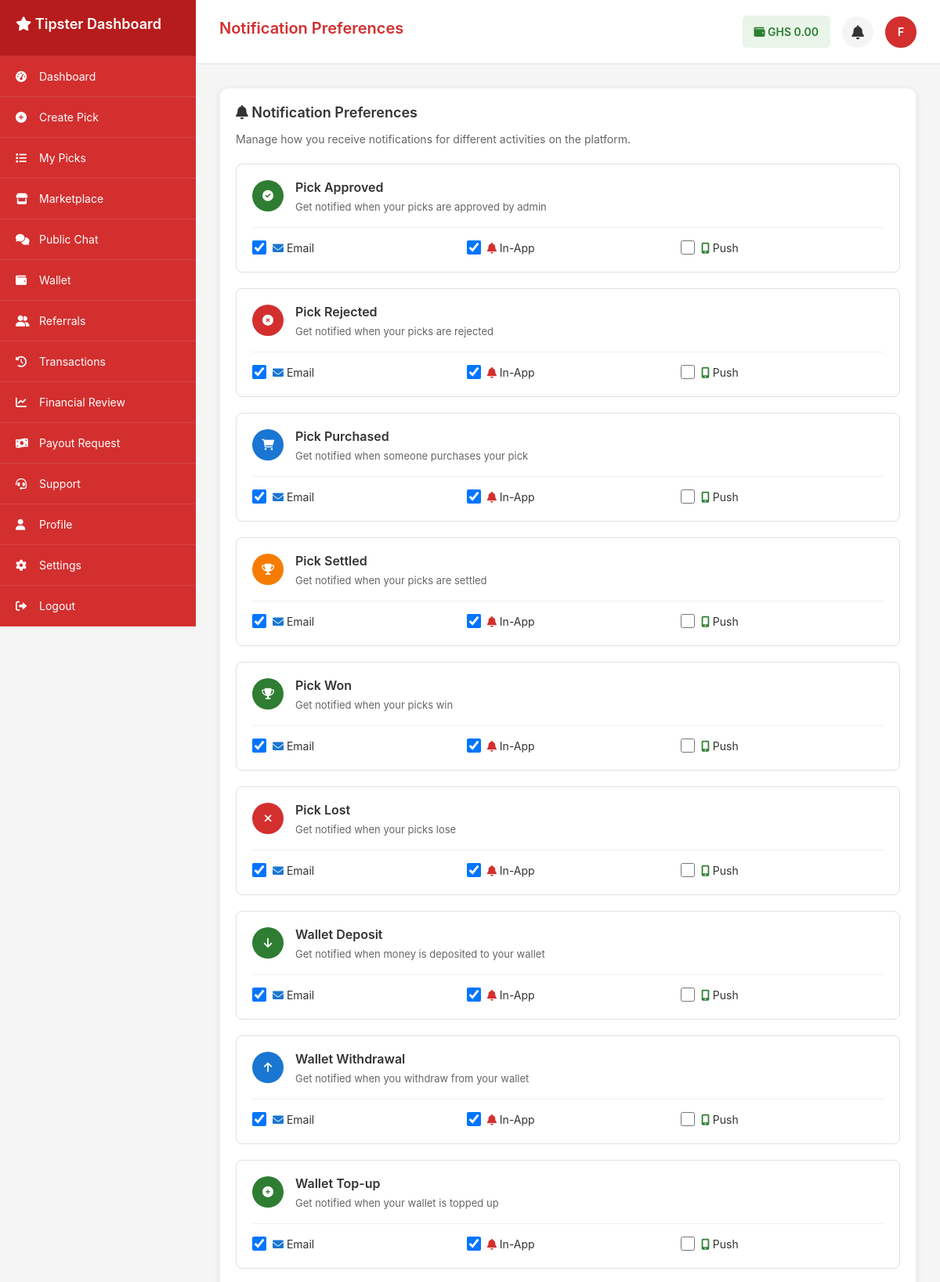
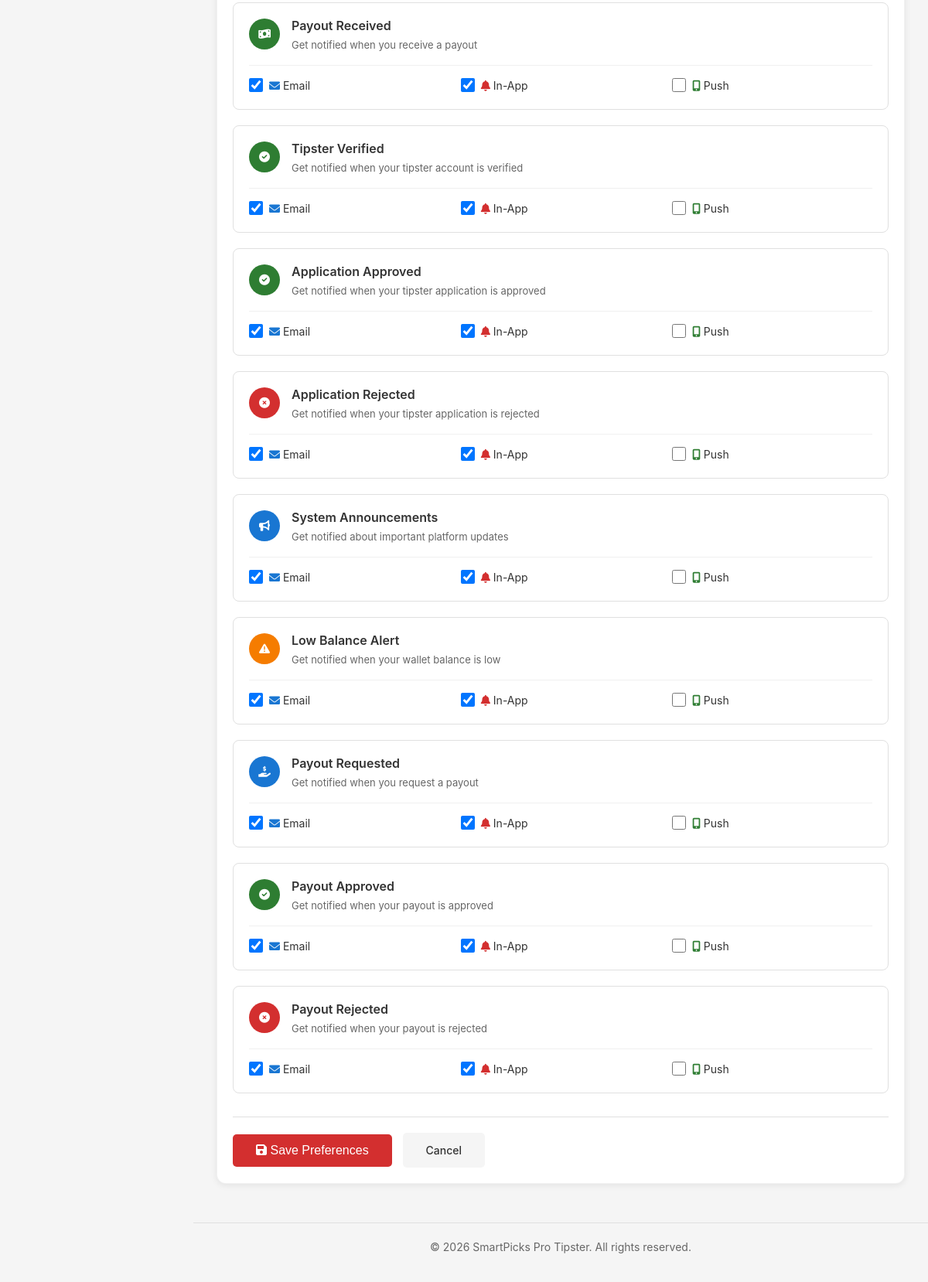
The app's page /notification_preferences (signed in) with its own data (2 pictures, top to bottom).
### tables this page shows
CREATE TABLE `users` (
  `id` int(11) NOT NULL AUTO_INCREMENT,
  `username` varchar(50) NOT NULL,
  `email` varchar(100) NOT NULL,
  `password` varchar(255) NOT NULL,
  `display_name` varchar(100) NOT NULL,
  `avatar` varchar(255) DEFAULT NULL,
  `role` enum('user','tipster','admin') DEFAULT 'user',
  `status` enum('active','inactive','suspended') DEFAULT 'active',
  `phone` varchar(20) DEFAULT NULL,
  `country` varchar(50) DEFAULT 'Ghana',
  `timezone` varchar(50) DEFAULT 'Africa/Accra',
  `last_login` datetime DEFAULT NULL,
  `created_at` datetime DEFAULT current_timestamp(),
  `updated_at` datetime DEFAULT current_timestamp() ON UPDATE current_timestamp(),
  `country_code` varchar(3) DEFAULT 'GHA',
  `flag_emoji` varchar(10) DEFAULT '??',
  `is_online` tinyint(1) DEFAULT 0,
  `last_activity` datetime DEFAULT NULL,
  `is_verified` tinyint(1) DEFAULT 0,
  `email_notifications` tinyint(1) DEFAULT 1,
  `sms_notifications` tinyint(1) DEFAULT 0,
  `push_notifications` tinyint(1) DEFAULT 1,
  `bio` text DEFAULT NULL,
  PRIMARY KEY (`id`),
  UNIQUE KEY `username` (`username`),
  UNIQUE KEY `email` (`email`),
  KEY `idx_username` (`username`),
  KEY `idx_email` (`email`),
  KEY `idx_role` (`role`),
  KEY `idx_status` (`status`),
  KEY `idx_country_code` (`country_code`),
  KEY `idx_is_online` (`is_online`)
);

CREATE TABLE IF NOT EXISTS `user_notification_preferences` (
    `id` INT(11) NOT NULL AUTO_INCREMENT,
    `user_id` INT(11) NOT NULL,
    `notification_type` VARCHAR(50) NOT NULL,
    `email_enabled` TINYINT(1) DEFAULT 1,
    `in_app_enabled` TINYINT(1) DEFAULT 1,
    `push_enabled` TINYINT(1) DEFAULT 0,
    `created_at` DATETIME DEFAULT CURRENT_TIMESTAMP,
    `updated_at` DATETIME DEFAULT CURRENT_TIMESTAMP ON UPDATE CURRENT_TIMESTAMP,
    PRIMARY KEY (`id`),
    UNIQUE KEY `unique_user_type` (`user_id`, `notification_type`),
    INDEX `idx_user_id` (`user_id`),
    FOREIGN KEY (`user_id`) REFERENCES `users`(`id`) ON DELETE CASCADE
);

### app/views/layouts/tipster_layout.php (the view, shortened to what the rows shown need)
<!DOCTYPE html>
<html lang="en">
<head>
    <link rel="stylesheet" href="https://cdnjs.cloudflare.com/ajax/libs/font-awesome/6.0.0-beta3/css/all.min.css">
</head>
<body>
    <div class="sidebar" id="sidebar">
        <div class="sidebar-header">
            <h2><i class="fas fa-star"></i> Tipster Dashboard</h2>
        </div>
    </div>
    <div class="main-content">
        <div class="page-header">
            <h1 class="page-title"><?php echo isset($pageTitle) ? $pageTitle : 'Tipster Dashboard'; ?></h1>
            <div class="tipster-info">
                <div class="tipster-avatar">
                    <?php
                    $avatarPath = '';
                    $usernameInitial = 'T';
                    if (isset($user)) {
                        $usernameInitial = strtoupper(substr($user['username'] ?? 'T', 0, 1));
                        if (!empty($user['avatar'])) {
                            $avatarPath = $user['avatar'];
                        } elseif (!empty($user['profile_image'])) {
                            $avatarPath = $user['profile_image'];
                        } elseif (!empty($user['avatar_url'])) {
                            $avatarPath = $user['avatar_url'];
                        }
                        if (!empty($avatarPath)) {
                            if (strpos($avatarPath, '/SmartPicksPro-Local/') === 0 || strpos($avatarPath, 'http') === 0) {
                                $avatarUrl = $avatarPath;
                            } elseif (strpos($avatarPath, 'storage/') === 0 || strpos($avatarPath, '/storage/') === 0) {
                                $avatarUrl = '/SmartPicksPro-Local/' . ltrim($avatarPath, '/');
                            } elseif (strpos($avatarPath, '/') === 0) {
                                $avatarUrl = '/SmartPicksPro-Local' . $avatarPath;
                            } else {
                                $avatarUrl = '/SmartPicksPro-Local/storage/uploads/' . $avatarPath;
                            }
                            echo '<img src="' . htmlspecialchars($avatarUrl) . '" alt="Profile Image" onerror="this.style.display=\'none\'; this.nextElementSibling.style.display=\'flex\';"><span style="display: none;">' . $usernameInitial . '</span>';
                        } else {
                            echo htmlspecialchars($usernameInitial);
                        }
                    } else {
                        echo htmlspecialchars($usernameInitial);
                    }
                    ?>
                </div>
            </div>
        </div>
        <div class="content-area">
            <?php echo isset($content) ? $content : ''; ?>
        </div>
    </div>
</body>
</html>

### app/controllers/notification_preferences.php (shortened to what the rows shown need)
<?php
require_once CONFIG_PATH . '/config.php';
require_once APP_PATH . '/models/Database.php';
require_once APP_PATH . '/models/NotificationService.php';
$db = Database::getInstance();
$notificationService = NotificationService::getInstance();
$userId = $_SESSION['user_id'];
$user = $db->fetch("SELECT * FROM users WHERE id = ?", [$userId]);
$currentPreferences = $notificationService->getAllPreferences($userId);
$prefsMap = [];
foreach ($currentPreferences as $pref) {
    $prefsMap[$pref['notification_type']] = $pref;
}
$userRole = $_SESSION['role'] ?? 'user';
$layoutFile = $userRole === 'admin' ? 'admin_layout.php' : ($userRole === 'tipster' ? 'tipster_layout.php' : 'user_layout.php');
$pageTitle = 'Notification Preferences';
?>
<div class="card">
    <h2><i class="fas fa-bell"></i> Notification Preferences</h2>
    <form method="POST" action="">
        <div style="display: grid; gap: 20px;">
            <?php foreach ($notificationTypes as $type => $config):
                $pref = $prefsMap[$type] ?? null;
                $emailEnabled = $pref ? (bool)$pref['email_enabled'] : true;
                $inAppEnabled = $pref ? (bool)$pref['in_app_enabled'] : true;
                $pushEnabled = $pref ? (bool)$pref['push_enabled'] : false;
            ?>
                <div style="border: 1px solid #e0e0e0; border-radius: 8px; padding: 20px; background: white;">
                    <div style="display: flex; align-items: start; gap: 15px; margin-bottom: 15px;">
                        <div style="width: 40px; height: 40px; border-radius: 50%; background: <?php echo $config['color']; ?>; display: flex; align-items: center; justify-content: center; color: white; flex-shrink: 0;">
                            <i class="fas fa-<?php echo $config['icon']; ?>"></i>
                        </div>
                        <div style="flex: 1;">
                            <h3 style="margin: 0 0 5px 0; font-size: 16px; font-weight: 600;"><?php echo htmlspecialchars($config['title']); ?></h3>
                            <p style="margin: 0; color: #666; font-size: 13px;"><?php echo htmlspecialchars($config['description']); ?></p>
                        </div>
                    </div>
                    <div style="display: grid; grid-template-columns: repeat(auto-fit, minmax(150px, 1fr)); gap: 15px; padding-top: 15px; border-top: 1px solid #f0f0f0;">
                        <label style="display: flex; align-items: center; gap: 8px; cursor: pointer;">
                            <input type="checkbox" name="preferences[<?php echo $type; ?>][email]" value="1" <?php echo $emailEnabled ? 'checked' : ''; ?>>
                            <span><i class="fas fa-envelope" style="color: #1976d2;"></i> Email</span>
                        </label>
                        <label style="display: flex; align-items: center; gap: 8px; cursor: pointer;">
                            <input type="checkbox" name="preferences[<?php echo $type; ?>][in_app]" value="1" <?php echo $inAppEnabled ? 'checked' : ''; ?>>
                            <span><i class="fas fa-bell" style="color: #d32f2f;"></i> In-App</span>
                        </label>
                        <label style="display: flex; align-items: center; gap: 8px; cursor: pointer;">
                            <input type="checkbox" name="preferences[<?php echo $type; ?>][push]" value="1" <?php echo $pushEnabled ? 'checked' : ''; ?>>
                            <span><i class="fas fa-mobile-alt" style="color: #2e7d32;"></i> Push</span>
                        </label>
                    </div>
                </div>
            <?php endforeach; ?>
        </div>
    </form>
</div>
<?php
$content = ob_get_clean();
include __DIR__ . '/../views/layouts/' . $layoutFile;

### records on screen
users: username "F"
user_notification_preferences: email_enabled "☑", in_app_enabled "☑"
user_notification_preferences: email_enabled "☑", in_app_enabled "☑"
user_notification_preferences: email_enabled "☑", in_app_enabled "☑"
user_notification_preferences: email_enabled "☑", in_app_enabled "☑"
user_notification_preferences: email_enabled "☑", in_app_enabled "☑"
user_notification_preferences: email_enabled "☑", in_app_enabled "☑"

### other values on screen
$item['text'] "Dashboard"
$item['text'] "Create Pick"
$item['text'] "My Picks"
$item['text'] "Marketplace"
$item['text'] "Public Chat"
$item['text'] "Wallet"
$item['text'] "Referrals"
$item['text'] "Transactions"
$item['text'] "Financial Review"
$item['text'] "Payout Request"
$item['text'] "Support"
$item['text'] "Profile"
$item['text'] "Settings"
$item['text'] "Logout"
$pageTitle "Notification Preferences"
